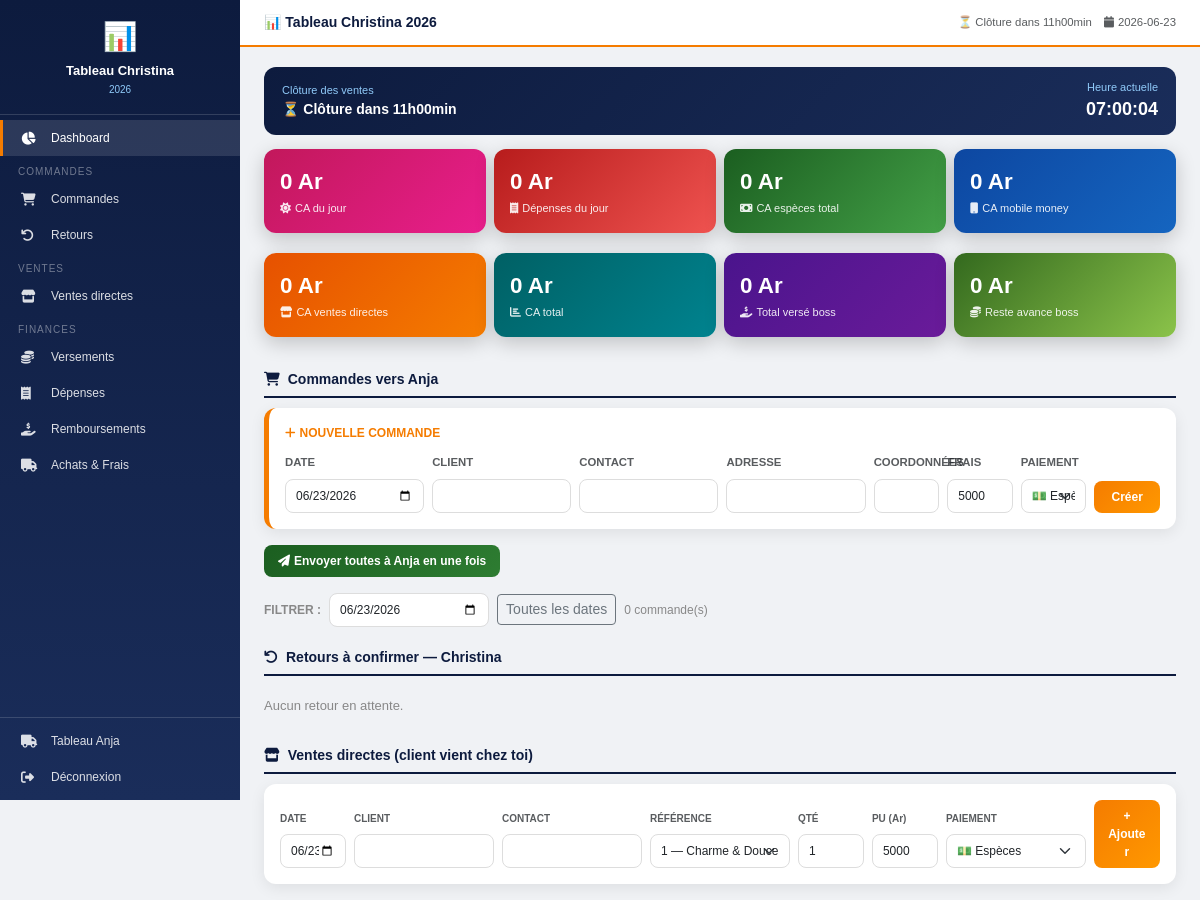
/moi (signed in, upper part), run on an earlier commit of the app's database.
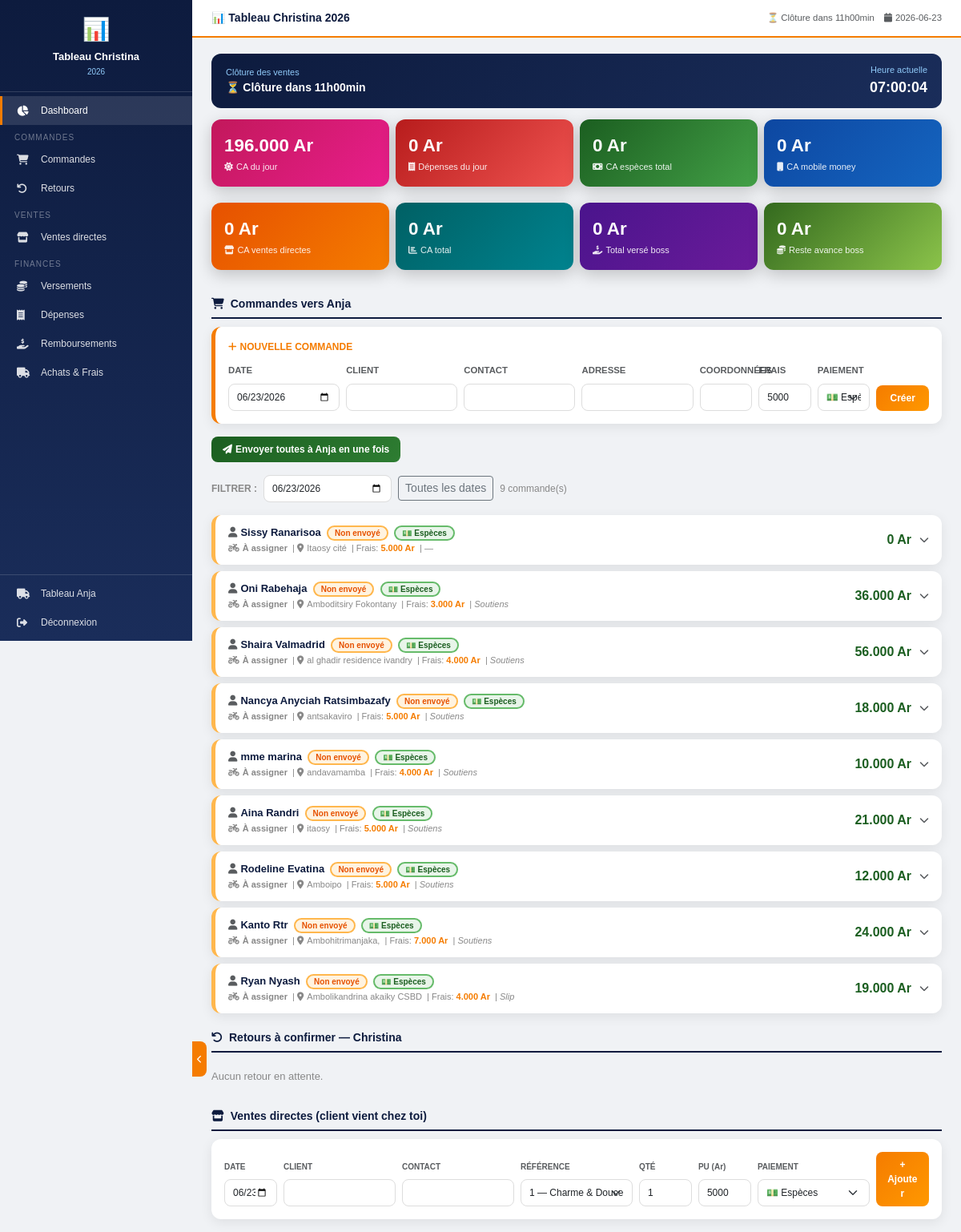
And on a later commit of the database.
### tables this page shows
CREATE TABLE commandes (
        id INTEGER PRIMARY KEY AUTOINCREMENT,
        date TEXT DEFAULT CURRENT_DATE,
        heure TEXT DEFAULT '',
        client TEXT DEFAULT '',
        contact TEXT DEFAULT '',
        adresse TEXT DEFAULT '',
        facebook TEXT DEFAULT '',
        livreur TEXT DEFAULT '',
        frais INTEGER DEFAULT 0,
        paiement TEXT DEFAULT 'espece',
        paiement_timing TEXT DEFAULT 'apres',
        coordonne TEXT DEFAULT 'non_recu',
        statut TEXT DEFAULT 'att',
        motif TEXT DEFAULT '',
        motif_autre TEXT DEFAULT '',
        retour_anja INTEGER DEFAULT 0,
        retour_christina INTEGER DEFAULT 0,
        montant_retour INTEGER DEFAULT 0,
        notes TEXT DEFAULT '',
        envoye_anja INTEGER DEFAULT 0
    );

### app.py (the view)
@app.route('/moi')
@login_required
def moi():
    conn = get_db()
    today = date.today().strftime('%Y-%m-%d')
    rows = conn.execute('SELECT * FROM commandes ORDER BY date DESC,id DESC').fetchall()
    commandes = []
    for r in rows:
        arts = get_articles(conn, r['id'])
        commandes.append({**dict(r),'total':calc_total(arts),'types':calc_types(arts),'articles':[dict(a) for a in arts]})
    retours = [c for c in commandes if c['retour_anja']==1 and c['retour_christina']==0 and c['statut'] in ('ann','ret','chg')]
    stock = conn.execute('SELECT * FROM stock ORDER BY categorie,ref').fetchall()
    ventes = conn.execute('SELECT * FROM ventes_directes ORDER BY date DESC').fetchall()
    achats = conn.execute('SELECT * FROM achats ORDER BY date DESC').fetchall()
    versements = conn.execute('SELECT * FROM versements ORDER BY date DESC').fetchall()
    avances = conn.execute('SELECT * FROM avances ORDER BY date DESC').fetchall()
    excedents = conn.execute('SELECT * FROM excedents ORDER BY date DESC').fetchall()
    depenses = conn.execute('SELECT * FROM depenses ORDER BY date DESC').fetchall()
    all_refs = [(ref,cat) for cat,refs in CATEGORIES.items() for ref in refs]
    ca_liv = sum(c['total'] for c in commandes if c['statut']=='liv')
    ca_mm = sum(c['total'] for c in commandes if c['statut'] in ('mvola','orange','airtel'))
    ca_vd = sum(v['qte']*v['prix_unitaire'] for v in ventes)
    ca_achats = sum(a['montant']+a['frais_port'] for a in achats)
    tot_vers = sum(v['montant'] for v in versements)
    tot_av = sum(a['montant'] for a in avances)
    tot_remb = sum(a['rembourse'] for a in avances)
    tot_dep = sum(d['montant'] for d in depenses)
    today_cmd = [c for c in commandes if c['date']==today]
    ca_jour = sum(c['total'] for c in today_cmd)
    ca_jour_vd = sum(v['qte']*v['prix_unitaire'] for v in ventes if v['date']==today)
    dep_jour = sum(d['montant'] for d in depenses if d['date']==today)
    conn.close()
    return render_template('moi.html',
        commandes=commandes, retours=retours, stock=stock,
        ventes=ventes, achats=achats, versements=versements,
        avances=avances, excedents=excedents, depenses=depenses,
        today=today, categories=CATEGORIES, all_refs=all_refs,
        prix_def=PRIX_DEF, livreurs=LIVREURS,
        ca_liv=ca_liv, ca_mm=ca_mm, ca_vd=ca_vd,
        ca_achats=ca_achats, tot_vers=tot_vers,
        tot_av=tot_av, tot_remb=tot_remb, tot_dep=tot_dep,
        ca_jour=ca_jour+ca_jour_vd, dep_jour=dep_jour)

### templates/moi.html (shortened to what this page needs)
<!DOCTYPE html>
<html lang="fr">
<head>
<link href="https://cdn.jsdelivr.net/npm/bootstrap@5.3.0/dist/css/bootstrap.min.css" rel="stylesheet">
<link href="https://cdnjs.cloudflare.com/ajax/libs/font-awesome/6.4.0/css/all.min.css" rel="stylesheet">
</head>
<body>
<div class="sidebar" id="sidebar">
  <div class="logo">
    <div style="font-size:28px;">📊</div>
    <h5>Tableau Christina</h5>
    <small>2026</small>
  </div>
  <a href="#dash" onclick="goSec('dash',this)" class="active"><i class="fas fa-chart-pie"></i><span>Dashboard</span></a>
  <div class="menu-sec">Commandes</div>
  <a href="#commandes" onclick="goSec('commandes',this)"><i class="fas fa-shopping-cart"></i><span>Commandes</span></a>
  <a href="#retours" onclick="goSec('retours',this)"><i class="fas fa-undo"></i><span>Retours</span></a>
  <div class="menu-sec">Ventes</div>
  <a href="#ventes" onclick="goSec('ventes',this)"><i class="fas fa-store"></i><span>Ventes directes</span></a>
  <div class="menu-sec">Finances</div>
  <a href="#finances" onclick="goSec('finances',this)"><i class="fas fa-coins"></i><span>Versements</span></a>
  <a href="#depenses" onclick="goSec('depenses',this)"><i class="fas fa-receipt"></i><span>Dépenses</span></a>
  <a href="#remb" onclick="goSec('remb',this)"><i class="fas fa-hand-holding-usd"></i><span>Remboursements</span></a>
  <a href="#achats" onclick="goSec('achats',this)"><i class="fas fa-truck"></i><span>Achats & Frais</span></a>
  <div style="position:absolute;bottom:0;width:100%;border-top:1px solid rgba(255,255,255,0.15);padding:5px 0;">
    <a href="/anja"><i class="fas fa-truck"></i><span>Tableau Anja</span></a>
    <a href="/logout"><i class="fas fa-sign-out-alt"></i><span>Déconnexion</span></a>
  </div>
</div>
<button class="toggle-btn" id="toggle-btn" onclick="toggleSidebar()">
  <i class="fas fa-chevron-left" id="toggle-icon" style="font-size:10px;"></i>
</button>
<div class="main" id="main">
  <div class="topbar">
    <span class="brand">📊 Tableau Christina 2026</span>
    <div style="display:flex;align-items:center;gap:12px;">
      <span class="text-muted small" id="cloture-msg"></span>
      <span class="text-muted small"><i class="fas fa-calendar me-1"></i>{{today}}</span>
    </div>
  </div>
  <div class="content">
  <div id="dash">
  <div class="cloture-bar">
    <div><div style="font-size:11px;color:#90CAF9;">Clôture des ventes</div><div style="font-size:14px;font-weight:700;" id="cloture-txt">⏳ Calcul...</div></div>
    <div style="text-align:right;"><div style="font-size:11px;color:#90CAF9;">Heure actuelle</div><div style="font-size:18px;font-weight:800;" id="clock">--:--:--</div></div>
  </div>
  <div class="row g-2 mb-3">
    <div class="col-6 col-md-3">
      <div class="stat-card" style="background:linear-gradient(135deg,#c2185b,#e91e8c);">
        <div class="num">{{"{:,}".format(ca_jour).replace(",",".")}} Ar</div><div class="lbl"><i class="fas fa-sun me-1"></i>CA du jour</div>
      </div>
    </div>
    <div class="col-6 col-md-3">
      <div class="stat-card" style="background:linear-gradient(135deg,#B71C1C,#EF5350);">
        <div class="num">{{"{:,}".format(dep_jour).replace(",",".")}} Ar</div><div class="lbl"><i class="fas fa-receipt me-1"></i>Dépenses du jour</div>
      </div>
    </div>
    <div class="col-6 col-md-3">
      <div class="stat-card" style="background:linear-gradient(135deg,#1B5E20,#43a047);">
        <div class="num">{{"{:,}".format(ca_liv).replace(",",".")}} Ar</div><div class="lbl"><i class="fas fa-money-bill me-1"></i>CA espèces total</div>
      </div>
    </div>
    <div class="col-6 col-md-3">
      <div class="stat-card" style="background:linear-gradient(135deg,#0D47A1,#1565C0);">
        <div class="num">{{"{:,}".format(ca_mm).replace(",",".")}} Ar</div><div class="lbl"><i class="fas fa-mobile me-1"></i>CA mobile money</div>
      </div>
    </div>
    <div class="col-6 col-md-3">
      <div class="stat-card" style="background:linear-gradient(135deg,#E65100,#F57C00);">
        <div class="num">{{"{:,}".format(ca_vd).replace(",",".")}} Ar</div><div class="lbl"><i class="fas fa-store me-1"></i>CA ventes directes</div>
      </div>
    </div>
    <div class="col-6 col-md-3">
      <div class="stat-card" style="background:linear-gradient(135deg,#006064,#00838F);">
        <div class="num">{{"{:,}".format(ca_liv+ca_mm+ca_vd).replace(",",".")}} Ar</div><div class="lbl"><i class="fas fa-chart-bar me-1"></i>CA total</div>
      </div>
    </div>
    <div class="col-6 col-md-3">
      <div class="stat-card" style="background:linear-gradient(135deg,#4A148C,#6A1B9A);">
        <div class="num">{{"{:,}".format(tot_vers).replace(",",".")}} Ar</div><div class="lbl"><i class="fas fa-hand-holding-usd me-1"></i>Total versé boss</div>
      </div>
    </div>
    <div class="col-6 col-md-3">
      <div class="stat-card" style="background:linear-gradient(135deg,#33691e,#8bc34a);">
        <div class="num">{{"{:,}".format(tot_av-tot_remb).replace(",",".")}} Ar</div><div class="lbl"><i class="fas fa-coins me-1"></i>Reste avance boss</div>
      </div>
    </div>
  </div>
  </div>
  <div id="commandes">
  <div class="section-title"><i class="fas fa-shopping-cart me-2"></i>Commandes vers Anja</div>
  <div class="card unsent p-3 mb-3" style="border-left:5px solid var(--or);">
    <div style="font-size:12px;font-weight:700;color:var(--or);margin-bottom:10px;"><i class="fas fa-plus me-1"></i>NOUVELLE COMMANDE</div>
    <form method="POST" action="/moi/commande/nouvelle">
      <div class="row g-2">
        <div class="col-6 col-md-2"><label class="form-label fw-bold small text-muted">DATE</label><input type="date" name="date" class="form-control" value="{{today}}"></div>
        <div class="col-6 col-md-2"><label class="form-label fw-bold small text-muted">CLIENT</label><input type="text" name="client" class="form-control" required></div>
        <div class="col-6 col-md-2"><label class="form-label fw-bold small text-muted">CONTACT</label><input type="text" name="contact" class="form-control"></div>
        <div class="col-6 col-md-2"><label class="form-label fw-bold small text-muted">ADRESSE</label><input type="text" name="adresse" class="form-control"></div>
        <div class="col-6 col-md-1"><label class="form-label fw-bold small text-muted">COORDONNÉES</label><input type="text" name="facebook" class="form-control"></div>
        <div class="col-4 col-md-1"><label class="form-label fw-bold small text-muted">FRAIS</label><input type="number" name="frais" class="form-control" value="5000"></div>
        <div class="col-4 col-md-1"><label class="form-label fw-bold small text-muted">PAIEMENT</label>
          <select name="paiement" class="form-select">
            <option value="espece">💵 Espèces</option>
          </select>
        </div>
        <div class="col-4 col-md-1 d-flex align-items-end"><button type="submit" class="btn-or w-100">Créer</button></div>
      </div>
    </form>
  </div>
  <form method="POST" action="/moi/commandes/envoyer_tout" style="display:inline;">
    <button type="submit" class="btn-vt mb-3" onclick="return confirm('Envoyer toutes les commandes non envoyées à Anja ?')">
      <i class="fas fa-paper-plane me-1"></i>Envoyer toutes à Anja en une fois
    </button>
  </form>
  <div class="d-flex gap-2 align-items-center mb-3 flex-wrap">
    <span style="font-size:12px;font-weight:700;color:#888;">FILTRER :</span>
    <input type="date" id="filtre-date" class="form-control" style="width:160px;" onchange="filtrerCommandes()" value="{{today}}">
    <button class="btn btn-sm btn-outline-secondary" onclick="document.getElementById('filtre-date').value='';filtrerCommandes()">Toutes les dates</button>
    <span id="nb-commandes" style="font-size:12px;color:#888;"></span>
  </div>
  {% for cmd in commandes %}
  {% set sent=cmd.envoye_anja==1 %}
  <div class="cmd-card {{'sent' if sent else 'unsent'}}" id="cmd-{{cmd.id}}" data-date="{{cmd.date}}">
    <div class="cmd-header" onclick="toggleCmd(this)">
      <div>
        <div style="font-size:13px;font-weight:700;color:var(--bn);">
          <i class="fas fa-user me-1 text-muted"></i>{{cmd.client}}
          &nbsp;{% if sent %}<span class="badge-vt">✓ Envoyé Anja</span>{% else %}<span class="badge-or">Non envoyé</span>{% endif %}
          &nbsp;{% if cmd.paiement=='mvola' %}<span class="badge-mv">📱 Mvola</span>
          {% elif cmd.paiement=='orange' %}<span class="badge-og">📱 Orange</span>
          {% elif cmd.paiement=='airtel' %}<span class="badge-ai">📱 Airtel</span>
          {% else %}<span class="badge-vt">💵 Espèces</span>{% endif %}
        </div>
        <div style="font-size:11px;color:#888;margin-top:2px;">
          <i class="fas fa-motorcycle me-1"></i><strong>{{cmd.livreur}}</strong>
          &nbsp;|&nbsp;<i class="fas fa-map-marker-alt me-1"></i>{{cmd.adresse}}
          &nbsp;|&nbsp;Frais: <strong style="color:var(--or);">{{"{:,}".format(cmd.frais).replace(",",".")}} Ar</strong>
          &nbsp;|&nbsp;<em>{{cmd.types}}</em>
        </div>
      </div>
      <div style="display:flex;align-items:center;gap:10px;">
        <span style="font-size:16px;font-weight:800;color:#1B5E20;">{{"{:,}".format(cmd.total).replace(",",".")}} Ar</span>
        <i class="fas fa-chevron-down text-muted" style="font-size:12px;"></i>
      </div>
    </div>
  </div>
  {% endfor %}
  </div>
  <div id="retours">
  <div class="section-title"><i class="fas fa-undo me-2"></i>Retours à confirmer — Christina</div>
  {% if retours %}
  {% for r in retours %}
  <div class="cmd-card ret">
    <div class="card-body p-3">
      <div class="d-flex justify-content-between align-items-start mb-2">
        <div>
          <div style="font-size:14px;font-weight:800;color:var(--bn);">{{r.client}} — {{r.livreur}}</div>
          <div style="font-size:11px;color:#888;">{{r.date}} — {{r.adresse}}</div>
          <div style="font-size:11px;color:#B71C1C;font-weight:600;">Motif: {{r.motif or '—'}}{% if r.motif_autre %} : {{r.motif_autre}}{% endif %}</div>
        </div>
        <span class="badge-rg">⚠️ À confirmer</span>
      </div>
      {% for a in r.articles %}
      <div class="d-flex justify-content-between p-2 mb-1" style="background:#f9f9f9;border-radius:8px;">
        <span style="font-size:12px;"><strong>{{a.nom or a.ref}}</strong> x{{a.qte}}</span>
        <span style="font-size:12px;font-weight:700;">{{"{:,}".format(a.qte*a.prix_unitaire).replace(",",".")}} Ar</span>
      </div>
      {% endfor %}
      <div style="background:#E8F5E9;border-radius:8px;padding:10px;margin-top:10px;border:1.5px solid #66BB6A;">
        <div style="font-size:11px;font-weight:700;color:#1B5E20;margin-bottom:8px;">✅ Confirme que tu as bien reçu les articles physiquement :</div>
        <form method="POST" action="/moi/retour/confirmer/{{r.id}}">
          <button type="submit" class="btn-vt">✓ J'ai reçu les articles — Confirmer</button>
        </form>
      </div>
    </div>
  </div>
  {% endfor %}
  {% else %}
  <div style="color:#888;font-size:13px;padding:10px 0;">Aucun retour en attente.</div>
  {% endif %}
  </div>
  <div id="ventes">
  <div class="section-title"><i class="fas fa-store me-2"></i>Ventes directes (client vient chez toi)</div>
  <div class="card p-3 mb-3">
    <form method="POST" action="/moi/vente/ajouter">
      <div class="row g-2 align-items-end">
        <div class="col-6 col-md-1"><label class="form-label fw-bold small text-muted" style="font-size:10px;">DATE</label><input type="date" name="date" class="form-control" value="{{today}}"></div>
        <div class="col-6 col-md-2"><label class="form-label fw-bold small text-muted" style="font-size:10px;">CLIENT</label><input type="text" name="client" class="form-control"></div>
        <div class="col-6 col-md-2"><label class="form-label fw-bold small text-muted" style="font-size:10px;">CONTACT</label><input type="text" name="contact" class="form-control"></div>
        <div class="col-6 col-md-2"><label class="form-label fw-bold small text-muted" style="font-size:10px;">RÉFÉRENCE</label>
          <select name="ref" id="ref-vd" class="form-select" onchange="setPUvd(this)">
            {% for ref,cat in all_refs %}<option value="{{ref}}" data-cat="{{cat}}" data-pu="{{prix_def.get(cat,5000)}}">{{ref}} — {{cat}}</option>{% endfor %}
          </select>
        </div>
        <div class="col-3 col-md-1"><label class="form-label fw-bold small text-muted" style="font-size:10px;">QTÉ</label><input type="number" name="qte" value="1" min="1" class="form-control"></div>
        <div class="col-3 col-md-1"><label class="form-label fw-bold small text-muted" style="font-size:10px;">PU (Ar)</label><input type="number" name="pu" id="pu-vd" value="5000" class="form-control"></div>
        <div class="col-6 col-md-2"><label class="form-label fw-bold small text-muted" style="font-size:10px;">PAIEMENT</label>
          <select name="paiement" class="form-select">
            <option value="espece">💵 Espèces</option>
          </select>
        </div>
        <div class="col-6 col-md-1"><button type="submit" class="btn-or w-100">+ Ajouter</button></div>
      </div>
    </form>
  </div>
  </div>
  </div>
</div>
</body>
</html>

What changed in the data, as far as the page shows it:
added commandes: client "Sissy Ranarisoa", paiement "💵 Espèces", livreur "À assigner", adresse "Itaosy cité", frais "5.000", types "—", total "0"
added commandes: client "Oni Rabehaja", paiement "💵 Espèces", livreur "À assigner", adresse "Amboditsiry Fokontany", frais "3.000", types "Soutiens", total "36.000"
added commandes: client "Shaira Valmadrid", paiement "💵 Espèces", livreur "À assigner", adresse "al ghadir residence ivandry", frais "4.000", types "Soutiens", total "56.000"
added commandes: client "Nancya Anyciah Ratsimbazafy", paiement "💵 Espèces", livreur "À assigner", adresse "antsakaviro", frais "5.000", types "Soutiens", total "18.000"
added commandes: client "mme marina", paiement "💵 Espèces", livreur "À assigner", adresse "andavamamba", frais "4.000", types "Soutiens", total "10.000"
added commandes: client "Aina Randri", paiement "💵 Espèces", livreur "À assigner", adresse "itaosy", frais "5.000", types "Soutiens", total "21.000"
added commandes: client "Rodeline Evatina", paiement "💵 Espèces", livreur "À assigner", adresse "Amboipo", frais "5.000", types "Soutiens", total "12.000"
added commandes: client "Kanto Rtr", paiement "💵 Espèces", livreur "À assigner", adresse "Ambohitrimanjaka,", frais "7.000", types "Soutiens", total "24.000"
added commandes: client "Ryan Nyash", paiement "💵 Espèces", livreur "À assigner", adresse "Ambolikandrina akaiky CSBD", frais "4.000", types "Slip", total "19.000"
Also different on the page:
{{ "{:,}".format(ca_jour).replace(",",".") }}: "0" → "196.000"
text written by a page script: "0 commande(s)" → "9 commande(s)"
